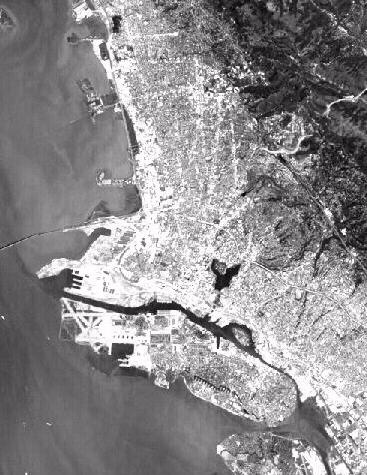
#> input picture input/gray_trans/coast_src.png, 367 x 475 px, found by its file name
$ python gray_trans_superpixel.py   (older library calls are emulated)
#> lines starting #> are read from the running program, lines starting #| are printed output that depends on the picture
### src/common_utils/core/path_utils.py
import os

PROJECT_NAME = "ColorTrans"
INPUT_PATH = "input"
OUTPUT_PATH = "output"


def get_root_path() -> str:
    """
    :return: 项目根路径
    """
    cur_path = os.path.abspath(os.path.dirname(__file__))
    root_path = cur_path[:cur_path.find(PROJECT_NAME + os.path.sep)+len(PROJECT_NAME + os.path.sep)]
    return root_path


def path_join(*paths) -> str:
    """
    返回拼接的路径
    :param paths: 路径集合
    :return: 拼接后的路径
    """
    total_path = ""
    for path in paths:
        total_path = os.path.join(total_path, path)
    return total_path

### src/image_control/core/control.py
import cv2
import numpy as np

from src.image_control.core.superpixel_util import SuperPixelUtil


class ImageController:
    """
    用于处理单一图像的 controller
    """

    def __init__(self, file: str = None, matrix: np.ndarray = None, clr: str = None):
#> called with clr = 'GRAY'
        if file is not None:
            if clr == "GRAY":
                self.__img = cv2.imread(file, cv2.IMREAD_GRAYSCALE)
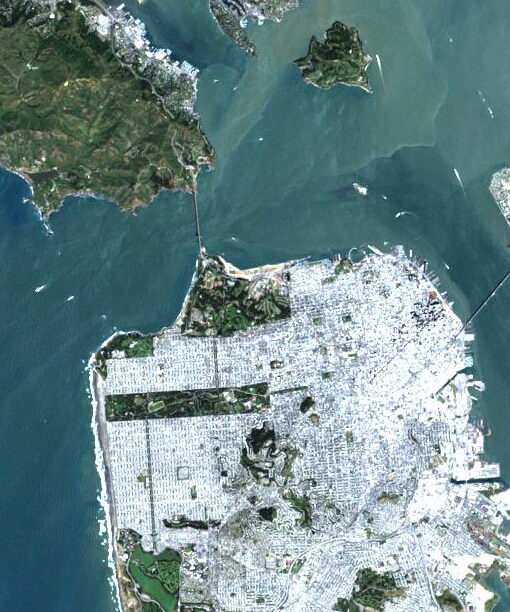
#> input picture input/gray_trans/coast_ref.png, 510 x 612 px, found by its file name
            else:
                self.__img = cv2.imread(file, cv2.IMREAD_COLOR)
            if isinstance(self.__img, type(None)):
                raise ValueError("当前路径 " + file + " 不是一张图片！")
        else:
            self.__img = matrix
        if clr is None:
            self.__color_space = "BGR"
        else:
            self.__color_space = clr
        # 用于计算超像素分割的类
        self.superpixel = SuperPixelUtil(self)

    # [47 lines left out: functions cvt, cvt_HLS, cvt_HSV, not called in this run]

    def cvt_GRAY(self):
        """
        将图像转换到灰度空间
        :return: self
        """
        if self.__color_space == "GRAY":
            return self
        if self.__color_space in ["HSV", "HLS", "LAB"]:
            self.cvt_BGR()
            self.__img = cv2.cvtColor(self.__img, cv2.COLOR_BGR2GRAY)
            self.__color_space = "GRAY"
            return self
        try:
            num = getattr(cv2, f"COLOR_{self.__color_space}2GRAY")
            self.__img = cv2.cvtColor(self.__img, num)
            self.__color_space = "GRAY"
        except Exception as _:
            print(_)
        return self

    def cvt_LAB(self):
        """
        将图像转换成 lab 颜色空间
        :return: self
        """
        if self.__color_space == "LAB":
            return self
        if self.__color_space in ["HSV", "HLS", "GRAY"]:
            self.cvt_BGR()
            self.__img = cv2.cvtColor(self.__img, cv2.COLOR_BGR2LAB)
            self.__color_space = "LAB"
            return self
        try:
            num = getattr(cv2, f"COLOR_{self.__color_space}2LAB")
            self.__img = cv2.cvtColor(self.__img, num)
            self.__color_space = "LAB"
        except Exception as _:
            print(_)
        return self

    # [14 lines left out: function cvt_RGB, not called in this run]

    def cvt_BGR(self):
        """
        将图像转换成 bgr 颜色空间
        :return: self
        """
        if self.__color_space == "BGR":
            return self
        try:
            num = getattr(cv2, f"COLOR_{self.__color_space}2BGR")
            self.__img = cv2.cvtColor(self.__img, num)
            self.__color_space = "BGR"
        except Exception as _:
            print(_)
        return self

    # [61 lines left out: functions resize, __resize_image_scale, __resize_image_size, as_vector, not called in this run]

    @property
    def ndarray(self):
        return self.__img

    @ndarray.setter
    def ndarray(self, img: np.ndarray):
        self.__img = img

    @property
    def clr(self):
        return self.__color_space

    @clr.setter
    def clr(self, clr_: str):
        self.__color_space = clr_

    def set_img(self, img: np.ndarray):
        self.__img = img

    def as_float(self):
        """
        将数组变为float形式
        :return: None
        """
        if self.__img is not None:
            self.__img = self.__img.astype(np.float32)
        return self

    def as_unit(self):
        """
        讲数组变成uint形式
        :return: None
        """
        if self.__img is not None:
            self.__img[self.__img < 0] = 0
            self.__img[self.__img > 255] = 255 * 2 - self.__img[self.__img > 255]
            self.__img = self.__img.astype(np.uint8)
        return self

    def copy(self):
        """
        返回一个自身的复制
        :return:
        """
        return ImageController(matrix=self.__img.copy(), clr=self.__color_space)

### src/common_utils/core/image_utils.py
import cv2
import numpy as np

from src.image_control.core.control import ImageController

READ_GRAY = cv2.IMREAD_GRAYSCALE
READ_COLOR = cv2.IMREAD_COLOR


# [25 lines left out: functions read_img, print_img, not called in this run]


def print_imgs(*imgs) -> None:
    """
    打印一个图片，此时程序会进入阻塞状态！直到输入任一字符！
    :param imgs: 图片的数组
    :return: None
    """
    for index, img in enumerate(imgs):
        if isinstance(img, ImageController):
            img = img.ndarray
        cv2.imshow(str(index), img)
    cv2.waitKey()
    cv2.destroyAllWindows()


def save_img(img: np.ndarray or ImageController, file: str) -> None:
    """
    保存图片到指定位置
    :param img: 要保存的图片数组
    :param file: 保存的位置
    :return: None
    """
    if isinstance(img, ImageController):
        img = img.ndarray
    cv2.imwrite(file, img)

### src/algorithm/gray_trans/gray_trans.py
from src.common_utils.core import path_utils as pu
from src.common_utils.core import image_utils as iu
from src.image_control.core.control import ImageController
from src.math_utils.core.matrix import Matrix
from src.common_utils.core.decorator import timer
# from src.algorithm.reinhard.reinhard import reinhard
# from src.math_utils.core.k_means import KMeansUtil
from src.math_utils.core.kdtree import KDTreeUtil
import numpy as np
import threading
# import cv2

SRC_IMG = "gray_trans/src_img.png"
REF_IMG = "gray_trans/ref_img.png"

SWATCHES_NUM = 200
WINDOW_SIZE = 5
THREADS_NUM = 1
w = np.array([[0.5], [0.5]])


class UpdateThread(threading.Thread):
    res_img = None
    reg_ref_img = None
    ref_samples = (([], []), [])
    sample_attr = None
    kdtree = None

    def __init__(self, low: int, high: int, tid: int):
        threading.Thread.__init__(self)
        self.low = low
        self.high = high
        self.tid = tid

    # [162 lines left out: functions run, update_rows, E, sample_attr_std, random_swatches, gray_trans, not called in this run]


# [10 lines that do not run on import are left out]

    # [5 lines of commented-out code are left out]

### src/image_control/core/superpixel_util.py
import cv2


class SuperPixelUtil:
    """
    用于计算超像素分割的工具类
    """

    def __init__(self, parent):
        self.__parent = parent

    def slic(self, region_size: int = 20, ruler: float = 20.0, iter: int = 10):
        """
        使用 SLIC 进行超像素分割
        :param region_size: 平均超像素大小，默认20
        :param ruler: 超像素平滑度，默认20
        :param iter: 迭代次数，默认10
        :return: slic
        """
        slic = cv2.ximgproc.createSuperpixelSLIC(self.__parent.ndarray,
                                                 region_size=region_size,
                                                 ruler=ruler)
        slic.iterate(iter)
        return slic

    # [34 lines left out: functions seeds, lsc, not called in this run]

### src/common_utils/core/decorator.py
import time


def timer(func):
    def wrapper(*args, **kwargs):
        start = time.time()
        ans = func(*args, **kwargs)
        end = time.time()
        print(func.__name__ + f" spending time: {end - start}")
        return ans

    return wrapper

### src/math_utils/core/kdtree.py
from sklearn.neighbors import KDTree
import numpy as np


class KDTreeUtil:
    def __init__(self, data, leaf_size=40):
        self.core = KDTree(np.concatenate(data, axis=0), leaf_size)

    def query(self, dot: np.ndarray, k=1, return_dist=False):
        return self.core.query(dot, k=k, return_distance=return_dist)

### src/algorithm/gray_trans/gray_trans_superpixel.py
"""
用于解决有亮点的部分
"""
import numpy as np

from src.algorithm.gray_trans.gray_trans import UpdateThread, E
from src.common_utils.core.decorator import timer
from src.image_control.core.control import ImageController
from src.common_utils.core import path_utils as pu
from src.common_utils.core import image_utils as iu
from src.math_utils.core.kdtree import KDTreeUtil

# SRC_IMG = "gray_trans/src_img.png"
# REF_IMG = "gray_trans/ref_img.png"
SRC_IMG = "gray_trans/coast_src.png"
REF_IMG = "gray_trans/coast_ref.png"

ITER = 100
SRC_SUPERPIXEL_NUM = 1500
REF_SUPERPIXEL_NUM = 1500
THREADS_NUM = 10
w = np.array([[0.1], [0.5]])


class UpdateSuperPixelThread(UpdateThread):
    res_img = None
    ref_img = None
    src_samples = None
    src_superpixel_label = None
    ref_samples = None
    ref_superpixel_label = None
    kdtree = None

    def run(self) -> None:
        print("thread {} start!".format(self.tid))
        UpdateSuperPixelThread.update_rows(self.low, self.high, self.tid)
        print("thread {} end!".format(self.tid))

    @classmethod
    def update_rows(cls, low: int, high: int, tid: int):
        i = low
        while i < high:
            print("{:.4f}% in thread {}!".format((i - low) * 100 / (high - low), tid))
            # 对于每个超像素寻找最优点
            min_ = cls.kdtree.query(cls.src_samples[i])
            min_index = cls.ref_superpixel_label == min_
            samples = cls.ref_img.ndarray[min_index]
            mean_alpha = np.mean(samples[:, 1])
            mean_beta = np.mean(samples[:, 2])
            src_index = cls.src_superpixel_label == i
            temp = cls.res_img.ndarray[src_index]
            temp[:, 1] = mean_alpha
            temp[:, 2] = mean_beta
            cls.res_img.ndarray[src_index] = temp
            i = i + 1


def all_sample_attrs_std(img: ImageController, label: np.ndarray, length: int):
#> called with length = 1716
    ans = []
    img = img.ndarray
    for i in range(length):
        index = label == i
        data = img[index]
        mean_l = np.mean(data)
        std_l = np.std(data)
        ans.append(np.array([[mean_l, std_l]]))
    return ans


@timer
def gray_trans_superpixel(src_img: ImageController, ref_img: ImageController,
                          src_pixels: int = SRC_SUPERPIXEL_NUM, ref_pixels: int = REF_SUPERPIXEL_NUM,
                          iter: int = ITER):
    """
    给灰度图像上色，使用superpixel修正图片
    :param iter: 迭代次数
    :param ref_pixels: 参考超像素个数
    :param src_pixels: 源图像超像素个数
    :param src_img: 源图像
    :param ref_img: 参考图像
    :return:
    """
    all_sample_attrs = all_sample_attrs_std
    # 1. 将图片转换到LAB空间
    src_img.cvt_LAB().as_float()
    ref_img.cvt_LAB().as_float()

    # 2. 将参考图像的亮度调整至类似于原图像
    reg_ref_img_mat = ref_img.ndarray.astype(np.float).copy()

    ref_mean_l = np.mean(ref_img.ndarray[..., 0])
    src_mean_l = np.mean(src_img.ndarray[..., 0])
    ref_std_l = np.std(ref_img.ndarray[..., 0])
    src_std_l = np.std(src_img.ndarray[..., 0])

    reg_ref_img_mat[..., 0] -= ref_mean_l
    reg_ref_img_mat[..., 0] *= src_std_l / ref_std_l
    reg_ref_img_mat[..., 0] += src_mean_l

    reg_ref_img = ImageController(matrix=reg_ref_img_mat, clr="LAB")

    # 3. 使用superpixel分割图片
    # src_seeds = src_img.superpixel.seeds(src_pixels, 15, iter=iter)
    # ref_seeds = ref_img.superpixel.seeds(ref_pixels, 15, iter=iter)
    src_seeds = src_img.superpixel.slic(10, iter=iter)
    ref_seeds = ref_img.superpixel.slic(10, iter=iter)

    # 4. 计算样本属性
    src_seeds_label = src_seeds.getLabels()
    ref_seeds_label = ref_seeds.getLabels()
    src_sample_attrs = all_sample_attrs(src_img, src_seeds_label, src_seeds.getNumberOfSuperpixels())
    ref_sample_attrs = all_sample_attrs(ref_img, ref_seeds_label, ref_seeds.getNumberOfSuperpixels())

    # 5. 随机取样本
    hi = src_seeds.getNumberOfSuperpixels()
    res_img = src_img.copy()
    threads_num = THREADS_NUM
    low = 0
    step = int(hi / threads_num)
    threads = []
    # 初始化线程公共变量
    UpdateSuperPixelThread.res_img = res_img
    UpdateSuperPixelThread.ref_img = ref_img
    UpdateSuperPixelThread.ref_samples = ref_sample_attrs
    UpdateSuperPixelThread.ref_superpixel_label = ref_seeds_label
    UpdateSuperPixelThread.src_samples = src_sample_attrs
    UpdateSuperPixelThread.src_superpixel_label = src_seeds_label
    UpdateSuperPixelThread.kdtree = KDTreeUtil(ref_sample_attrs)
    # 创建线程
    for i in range(threads_num - 1):
        thread = UpdateSuperPixelThread(low, low + step, i + 1)
        thread.start()
        threads.append(thread)
        low += step
    thread = UpdateSuperPixelThread(low, hi, threads_num)
    thread.start()
    threads.append(thread)

    # 多线程等待结束
    for t in threads:
        t.join()

    src_img.as_unit().cvt_GRAY()
    ref_img.as_unit().cvt_BGR()
    return res_img.as_unit().cvt_BGR()


if __name__ == '__main__':
    root_path = pu.get_root_path()
    src_img = ImageController(pu.path_join(root_path, pu.INPUT_PATH, SRC_IMG), clr="GRAY")
    ref_img = ImageController(pu.path_join(root_path, pu.INPUT_PATH, REF_IMG))

    res_img = gray_trans_superpixel(src_img, ref_img)

    iu.print_imgs(src_img, ref_img, res_img)
#> the loop in print_imgs, `for index, img in enumerate(imgs):` made 3 passes
#> pass 3, in print_imgs, `img = img.ndarray`:
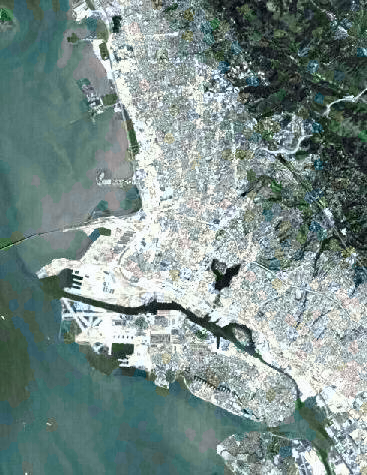
#> img: shape (475, 367, 3); mean B, G, R 138.6, 142, 122.9
    iu.save_img(res_img.ndarray, pu.path_join(root_path, pu.OUTPUT_PATH, f"gray_trans/superpixel/coast/res_img"
                                                                         f"_{w[0][0]}"
                                                                         f"_{w[1][0]}"
                                                                         f"_{ SRC_SUPERPIXEL_NUM }"
                                                                         f"_{ REF_SUPERPIXEL_NUM }.png"))
